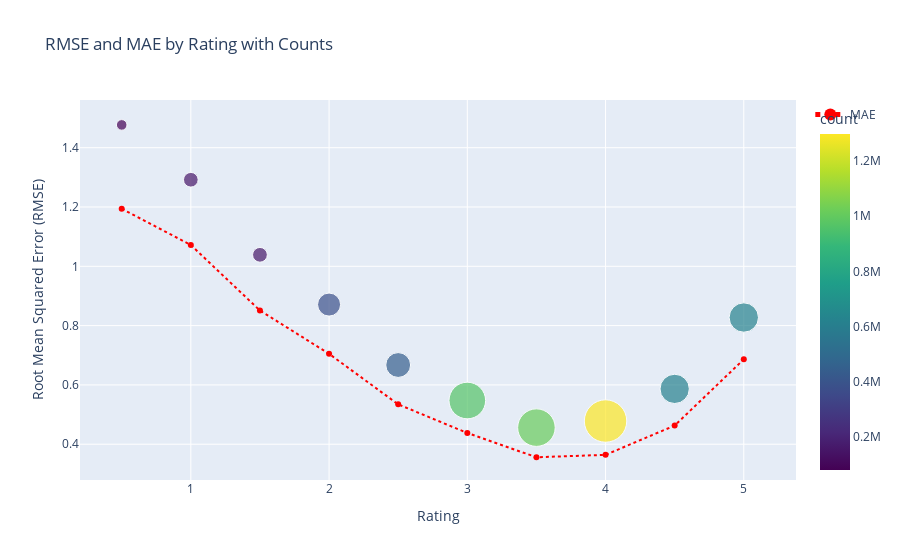

The cell this chart's notebook holds for it:
### Code cell
from backend.recommendation.utils import plot_error_distribution_with_counts

plot_error_distribution_with_counts(df=test_results)

### Figure 1 — Plotly figure (JSON) as saved in the notebook; plotly's stock layout.template omitted (floating-point values rounded to 4 significant figures)
{"data": [{"customdata": [[1.194, 80640.0], [1.072, 155200.0], [0.8509, 157000.0], [0.7049, 382200.0], [0.5344, 445800.0], [0.4379, 966600.0], [0.3561, 1015000.0], [0.3642, 1298000.0], [0.463, 618600.0], [0.6864, 621400.0]], "hovertemplate": "Rating=%{x}<br>Root Mean Squared Error (RMSE)=%{y}<br>count=%{marker.color}<br>MAE=%{customdata[0]}<extra></extra>", "legendgroup": "", "marker": {"color": [80640, 155181, 156994, 382215, 445843, 966553, 1015422, 1297691, 618557, 621355], "coloraxis": "coloraxis", "opacity": 0.7, "size": [80640, 155181, 156994, 382215, 445843, 966553, 1015422, 1297691, 618557, 621355], "sizemode": "area", "sizeref": 1442.0, "symbol": "circle"}, "mode": "markers", "name": "", "orientation": "v", "showlegend": false, "type": "scatter", "x": [0.5, 1.0, 1.5, 2.0, 2.5, 3.0, 3.5, 4.0, 4.5, 5.0], "xaxis": "x", "y": [1.477, 1.292, 1.039, 0.871, 0.6672, 0.5474, 0.456, 0.4782, 0.5866, 0.8273], "yaxis": "y"}, {"line": {"color": "red", "dash": "dot"}, "mode": "lines+markers", "name": "MAE", "type": "scatter", "x": [0.5, 1.0, 1.5, 2.0, 2.5, 3.0, 3.5, 4.0, 4.5, 5.0], "y": [1.194, 1.072, 0.8509, 0.7049, 0.5344, 0.4379, 0.3561, 0.3642, 0.463, 0.6864]}], "layout": {"coloraxis": {"colorbar": {"title": {"text": "count"}}, "colorscale": [[0, "#440154"], [0.1111, "#482878"], [0.2222, "#3e4989"], [0.3333, "#31688e"], [0.4444, "#26828e"], [0.5556, "#1f9e89"], [0.6667, "#35b779"], [0.7778, "#6ece58"], [0.8889, "#b5de2b"], [1, "#fde725"]]}, "legend": {"itemsizing": "constant", "tracegroupgap": 0}, "title": {"text": "RMSE and MAE by Rating with Counts"}, "xaxis": {"anchor": "y", "domain": [0, 1], "title": {"text": "Rating"}}, "yaxis": {"anchor": "x", "domain": [0, 1], "title": {"text": "Root Mean Squared Error (RMSE)"}}}}
